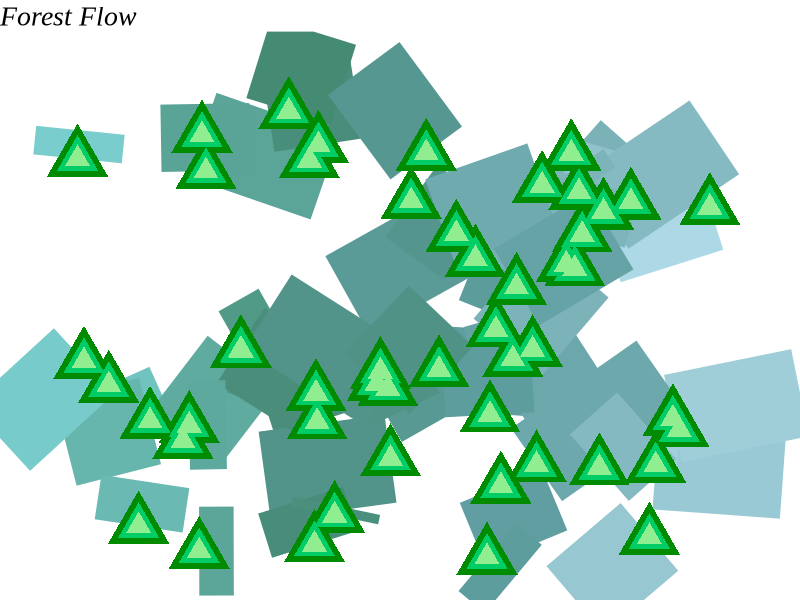

R code for this plot:
## ---- chunk 1
#| label: libraries
library(ggplot2)
library(scales)
library(ggthemes)
library(tibble)
library(gganimate)
library(tidyr)
library(tidyverse)
library(purrr)
library(ggthemes)

## ---- chunk 2
#| label: Forest Art Piece
set.seed(1)
n <- 50
dat <- tibble(
  x0 = runif(n),
  y0 = runif(n),
  x1 = x0 + runif(n, min = -.2, max = .2),
  y1 = y0 + runif(n, min = -.2, max = .2),
  shade = runif(n), 
  size = runif(n)
)


pal <- c("darkslategray3", "aquamarine4", "cadetblue", "lightblue")


dat |>
  ggplot(aes(x = x0, y = y0,
             xend = x1, yend = y1,
             color = x0)) +
  geom_segment(show.legend = FALSE, linewidth = 30) +
  geom_point(show.legend = FALSE, size = 15, shape = 17, 
             color = "green4") +
  geom_point(show.legend = FALSE, size = 10, shape = 17, 
             color = "springgreen3") +
  geom_point(show.legend = FALSE, size = 6, shape = 17, 
             color = "lightgreen") +
  
  #coord_polar() +
  scale_y_continuous(expand = c(0, 0)) +
  scale_x_continuous(expand = c(0, 0)) + 
  scale_colour_gradientn(colours = pal) +
  scale_size(range = c(0, 10)) +
  theme_void() +
  labs(title = "Forest Flow") +
  theme(
    plot.title = element_text(family = "Times New Roman", size = 20, 
                              face = "italic", color = "black")
  )
## ---- chunk 3
#| label: helper functions
# source: https://art-from-code.netlify.app/day-1/session-3/
show_polygon <- function(polygon, show_vertices = TRUE, ...) {
  
  pic <- ggplot(polygon, aes(x, y)) +
    geom_polygon(colour = "black", fill = NA, show.legend = FALSE, ...) + 
    coord_equal() + 
    theme_void()
  
  if(show_vertices == TRUE) {
    pic <- pic + geom_point(colour = "black", size = 2)
  }
  print(pic)
}

normalise_radius <- function(x, min, max) {
  normalize(x, from = c(-0.5, 0.5), to = c(min, max))
}

sample_canva <- function(seed = NULL) {
  if(!is.null(seed)) set.seed(seed)
  sample(ggthemes::canva_palettes, 1)[[1]]
}
## ---- chunk 4
#| label: Diamond Grid
# Base diamond shape
diamond <- tibble(
  x = c(0.5, 1, 0.5, 0, 0.5),
  y = c(0, 0.5, 1, 0.5, 0)
)

# Function to create a single diamond shifted by x_shift and y_shift
shift_diamond <- function(r_min, r_max, x_shift, y_shift, id) {
  diamond %>%
    mutate(
      x = x + x_shift,
      y = y + y_shift,
      id = id
    )
}

# Function to create a grid of diamonds
diamond_grid <- function(nx = 10, ny = 6, seed = NULL) {
  if(!is.null(seed)) set.seed(seed)
  
  diamond_settings <- expand_grid(
    r_min = .3, 
    r_max = .4, 
    x_shift = 1:nx, 
    y_shift = 1:ny
  ) %>%
    mutate(id = row_number())
  
  # Iterating across each diamond
  diamond_data <- pmap_dfr(diamond_settings, shift_diamond)
  
  # Building diamond Grid
  diamond_data %>%
    ggplot(aes(x, y, group = id, fill = as.factor(id))) +
    geom_polygon(linewidth = 0, show.legend = FALSE) +
    theme_void() +
    coord_equal(xlim = c(0, nx + 1), ylim = c(0, ny + 1)) +
    transition_time(id) + 
    shadow_mark() +
    labs(title = "Diamond Rainbow") +
    theme(
    plot.title = element_text(family = "Times New Roman", size = 20, 
                              face = "italic", color = "black", hjust = 0.5)
  )
}

# Create and show the grid of diamonds
grid <- diamond_grid(seed = 451)
grid

animate(grid, nframes = 100, fps = 10)

#source for shadow_mark: https://stackoverflow.com/questions/63980842/transition-time-with-shadow-mark-for-only-one-geom-layer
#source for gganimate: https://gganimate.com/
# source: Chatgpt for getting diamond proportions correct and help create shift_diamond function
